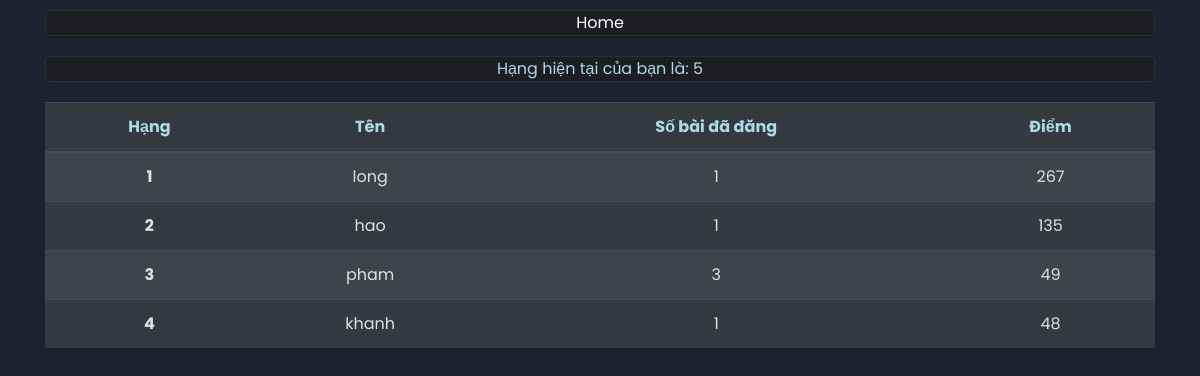
Page /clb/rank.php (signed in) on the committed database.
### tables this page shows
CREATE TABLE `users` (
  `user_id` int(11) NOT NULL,
  `user_name` varchar(50) NOT NULL,
  `password` longtext NOT NULL,
  `user_pic` text NOT NULL,
  `num_post` int(11) NOT NULL,
  `user_point` int(11) NOT NULL,
  `user_rank` int(11) NOT NULL,
  `user_full_name` varchar(30) NOT NULL
);

### clb/rank.php (the view, shortened to what this page needs)
<?php
  include ('functions.php');
  if (isset($_SESSION['userid'])) {
  $user_id = $_SESSION['userid'];
}
  mysqli_set_charset($conn,'UTF8');
  $query = "SELECT * FROM users where user_name != 'admin' ORDER BY user_point DESC";
  $result = mysqli_query($conn,$query);
?>
<!DOCTYPE html>
<html>
<head>
  <link rel="stylesheet" href="https://use.fontawesome.com/releases/v5.11.2/css/all.css">
  <link rel="stylesheet" href="css/style-main.css">
  <link rel="stylesheet" href="jarallax.css">
  <link rel="stylesheet" href="https://cdn.jsdelivr.net/npm/bootstrap@4.6.0/dist/css/bootstrap.min.css">
  <link rel="stylesheet" href="https://cdnjs.cloudflare.com/ajax/libs/animate.css/4.1.1/animate.min.css"/>
</head>
<body>
    <div class="container">
      <div class="top outside-box">
        <a href="index.php">
          Home
        </a>
      </div>
      <?php
        if (isset($_SESSION['userid'])) {
          $query2 = "SELECT * FROM users where user_id = '$user_id'";
          $result2 = mysqli_query($conn,$query2);
          $row2 = mysqli_fetch_array($result2);
          $user_rank2 = $row2['user_rank'];
          echo "<p class='current-rank outside-box'>Hạng hiện tại của bạn là: $user_rank2 </p>";
        }
      ?>
    <div class="center">
    <table class="table table-striped table-dark">
      <thead class="thead-dark">
        <tr>
          <th class="head" scope="col">Hạng</th>
          <th class="head" scope="col">Tên</th>
          <th class="head" scope="col">Số bài đã đăng</th>
          <th class="head" scope="col">Điểm</th>
        </tr>
      </thead>
  <tbody>
    <?php
        while($row = mysqli_fetch_array($result))
          {
            $id = $row['user_id'];
        ?>
    <tr>
      <th scope="row"><?php echo $row['user_rank']; ?><input id="<?php echo "$id"; ?>" data-order="desc" type="hidden" name="" value="<?php echo $id; ?>"></th>
      <td id="<?php echo $row['user_name']."-$id"; ?>"><?php echo $row['user_name']; ?></td>
      <td><?php echo $row['num_post']; ?></td>
      <td><?php echo $row['user_point']; ?></td>
    </tr>
    <?php
      }
    ?>
  </tbody>
</table>
</div>
</div>
</body>
</html>

### clb/css/style-main.css (style rules this page uses)
* { margin: 0; padding: 0; box-sizing: border-box; font-family: 'Poppins', sans-serif; }
html { overflow-y: overlay; }
body { background: #111; }
body:before { content: ''; position: fixed; top: 50%; left: 50%; transform: translate(-50%,-50%); font-size: 16em; font-weight: 700; color: transparent; -webkit-text-stroke: 1px #555; }

### rows in the picture
users: user_rank "5"
users: user_rank "1", user_name "long", num_post "1", user_point "267"
users: user_rank "2", user_name "hao", num_post "1", user_point "135"
users: user_rank "3", user_name "pham", num_post "3", user_point "49"
users: user_rank "4", user_name "khanh", num_post "1", user_point "48"
